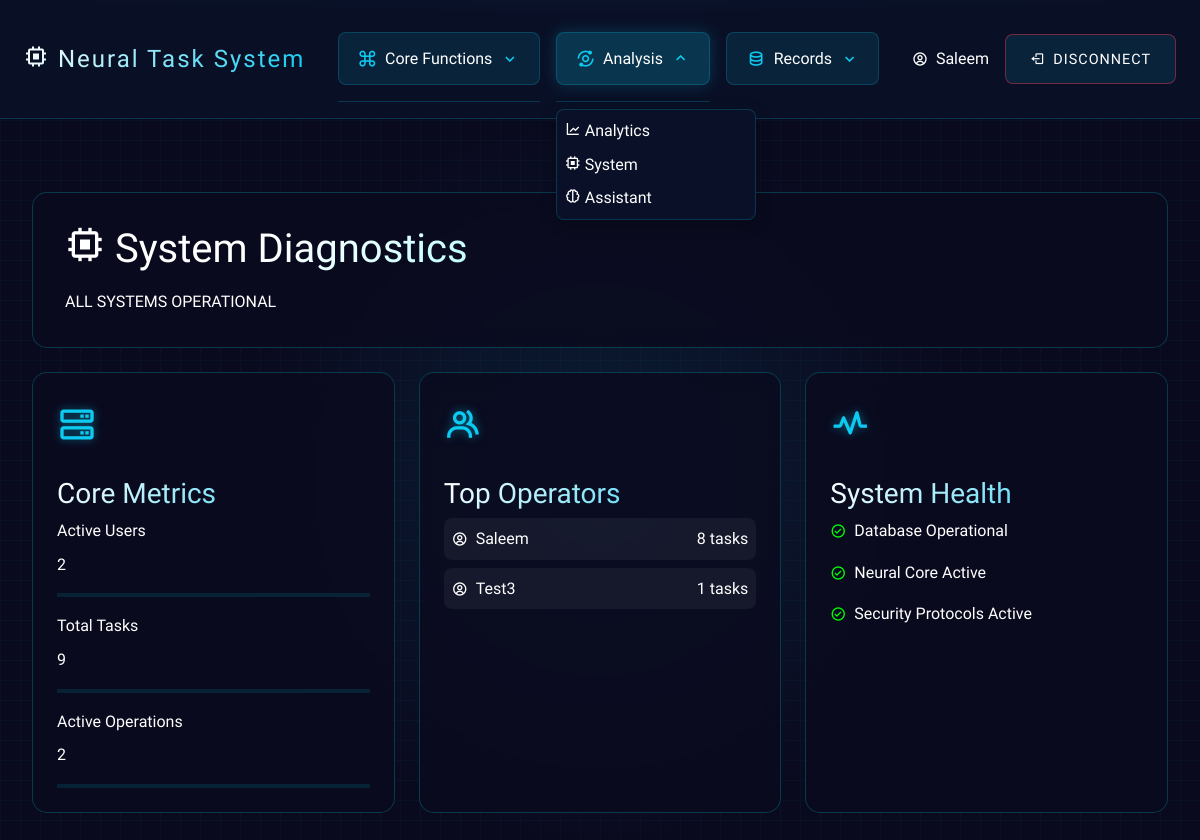
Page /system-status (signed in) on the committed database.
### models.py (models this page shows, shortened)
class User(db.Model, UserMixin):
    id = db.Column(db.Integer, primary_key=True)
    username = db.Column(db.String(150), unique=True, nullable=False)
    password_hash = db.Column(db.String(256), nullable=False)

### routes.py (the view)
@app_routes.route("/system-status")
@login_required
def system_status():
    user_count = User.query.count()
    total_tasks_system = Task.query.count()
    active_tasks = Task.query.filter_by(completed=False).count()
    top_users = (
        db.session.query(User, db.func.count(Task.id).label("task_count"))
        .join(Task)
        .group_by(User)
        .order_by(db.text("task_count DESC"))
        .limit(5)
        .all()
    )
    return render_template(
        "system_status.html",
        user_count=user_count,
        total_tasks_system=total_tasks_system,
        active_tasks=active_tasks,
        top_users=top_users,
    )

### app.py (called while the page is built)
@login_manager.user_loader
def load_user(user_id):
    return User.query.get(int(user_id))

### templates/system_status.html (shortened to what this page needs)
{% extends "base.html" %}
{% block content %}
<div class="cyber-interface">
    <div class="neo-container">
        <div class="ai-header mb-4">
            <h1 class="cyber-title">
                <i class='bx bx-chip'></i> System Diagnostics
            </h1>
            <div class="system-info">
                <span class="status-indicator">ALL SYSTEMS OPERATIONAL</span>
            </div>
        </div>
        <div class="neural-grid">
            <div class="matrix-card">
                <div class="neural-icon">
                    <i class='bx bx-server'></i>
                </div>
                <h3 class="text-cyber">Core Metrics</h3>
                <div class="system-metrics-list">
                    <div class="metric-item">
                        <span class="label">Active Users</span>
                        <span class="value">{{ user_count }}</span>
                        <div class="progress-cyber">
                            <div class="progress-bar"></div>
                        </div>
                    </div>
                    <div class="metric-item">
                        <span class="label">Total Tasks</span>
                        <span class="value">{{ total_tasks_system }}</span>
                        <div class="progress-cyber">
                            <div class="progress-bar"></div>
                        </div>
                    </div>
                    <div class="metric-item">
                        <span class="label">Active Operations</span>
                        <span class="value">{{ active_tasks }}</span>
                        <div class="progress-cyber">
                            <div class="progress-bar"></div>
                        </div>
                    </div>
                </div>
            </div>
            <div class="matrix-card">
                <div class="neural-icon">
                    <i class='bx bx-group'></i>
                </div>
                <h3 class="text-cyber">Top Operators</h3>
                <div class="top-users-list">
                    {% for user, task_count in top_users %}
                    <div class="user-item">
                        <div class="user-info">
                            <i class='bx bx-user-circle'></i>
                            <span class="username">{{ user.username }}</span>
                        </div>
                        <span class="task-count">{{ task_count }} tasks</span>
                    </div>
                    {% endfor %}
                </div>
            </div>
            <div class="matrix-card">
                <div class="neural-icon">
                    <i class='bx bx-pulse'></i>
                </div>
                <h3 class="text-cyber">System Health</h3>
                <div class="health-indicators">
                    <div class="health-item">
                        <i class='bx bx-check-circle'></i>
                        <span>Database Operational</span>
                    </div>
                    <div class="health-item">
                        <i class='bx bx-check-circle'></i>
                        <span>Neural Core Active</span>
                    </div>
                    <div class="health-item">
                        <i class='bx bx-check-circle'></i>
                        <span>Security Protocols Active</span>
                    </div>
                </div>
            </div>
        </div>
    </div>
</div>
{% endblock %}

### templates/base.html (shortened to what this page needs)
<!DOCTYPE html>
<html lang="en">
<head>
    {% block head %}
    <link href="https://cdn.jsdelivr.net/npm/bootstrap@5.3.2/dist/css/bootstrap.min.css" rel="stylesheet">
    <link href="https://cdn.jsdelivr.net/npm/boxicons@2.1.4/css/boxicons.min.css" rel="stylesheet">
    <link rel="stylesheet" type="text/css" href="{{ url_for('static', filename='css/styles.css') }}">
    {% endblock %}
</head>
<body>
    <div class="cyber-interface">
        <nav class="cyber-nav">
            <div class="container-fluid px-4">
                <div class="nav-wrapper">
                    <div class="nav-brand">
                        <a class="navbar-brand text-cyber" href="{{ url_for('app_routes.index') }}">
                            <i class='bx bx-chip me-2'></i>Neural Task System
                        </a>
                    </div>
                    {% if current_user.is_authenticated %}
                    <div class="nav-menu-wrapper">
                        <div class="nav-menu">
                            <div class="menu-section">
                                <div class="section-header" data-section="core">
                                    <i class='bx bx-command'></i>
                                    <span>Core Functions</span>
                                    <i class='bx bx-chevron-down'></i>
                                </div>
                            </div>
                            <div class="menu-section">
                                <div class="section-header" data-section="analysis">
                                    <i class='bx bx-analyse'></i>
                                    <span>Analysis</span>
                                    <i class='bx bx-chevron-down'></i>
                                </div>
                                <div class="section-content" id="analysis-content">
                                    <a href="{{ url_for('app_routes.analytics') }}" class="nav-link">
                                        <i class='bx bx-line-chart'></i>
                                        <span>Analytics</span>
                                    </a>
                                    <a href="{{ url_for('app_routes.system_status') }}" class="nav-link">
                                        <i class='bx bx-chip'></i>
                                        <span>System</span>
                                    </a>
                                    <a href="{{ url_for('app_routes.neural_assistant') }}" class="nav-link">
                                        <i class='bx bx-brain'></i>
                                        <span>Assistant</span>
                                    </a>
                                </div>
                            </div>
                            <div class="menu-section">
                                <div class="section-header" data-section="records">
                                    <i class='bx bx-data'></i>
                                    <span>Records</span>
                                    <i class='bx bx-chevron-down'></i>
                                </div>
                            </div>
                        </div>
                    </div>
                    {% endif %}
                    <div class="nav-actions">
                        {% if current_user.is_authenticated %}
                        <div class="user-info">
                            <i class='bx bx-user-circle'></i>
                            <span>{{ current_user.username }}</span>
                        </div>
                        <a href="{{ url_for('app_routes.logout') }}" class="cyber-action delete">
                            <i class='bx bx-log-out'></i>
                            <span>Disconnect</span>
                        </a>
                        {% else %}
                        <a href="{{ url_for('app_routes.login') }}" class="cyber-action">
                            <i class='bx bx-log-in'></i>
                            <span>Access System</span>
                        </a>
                        {% endif %}
                    </div>
                </div>
            </div>
        </nav>
        {% block content %}{% endblock %}
    </div>
</body>
</html>

### rows in the picture
User: username "Saleem", task_count "8"
User: username "Test3", id "1"

### other values in the picture
{{ user_count }} "2"
{{ total_tasks_system }} "9"
{{ active_tasks }} "2"
